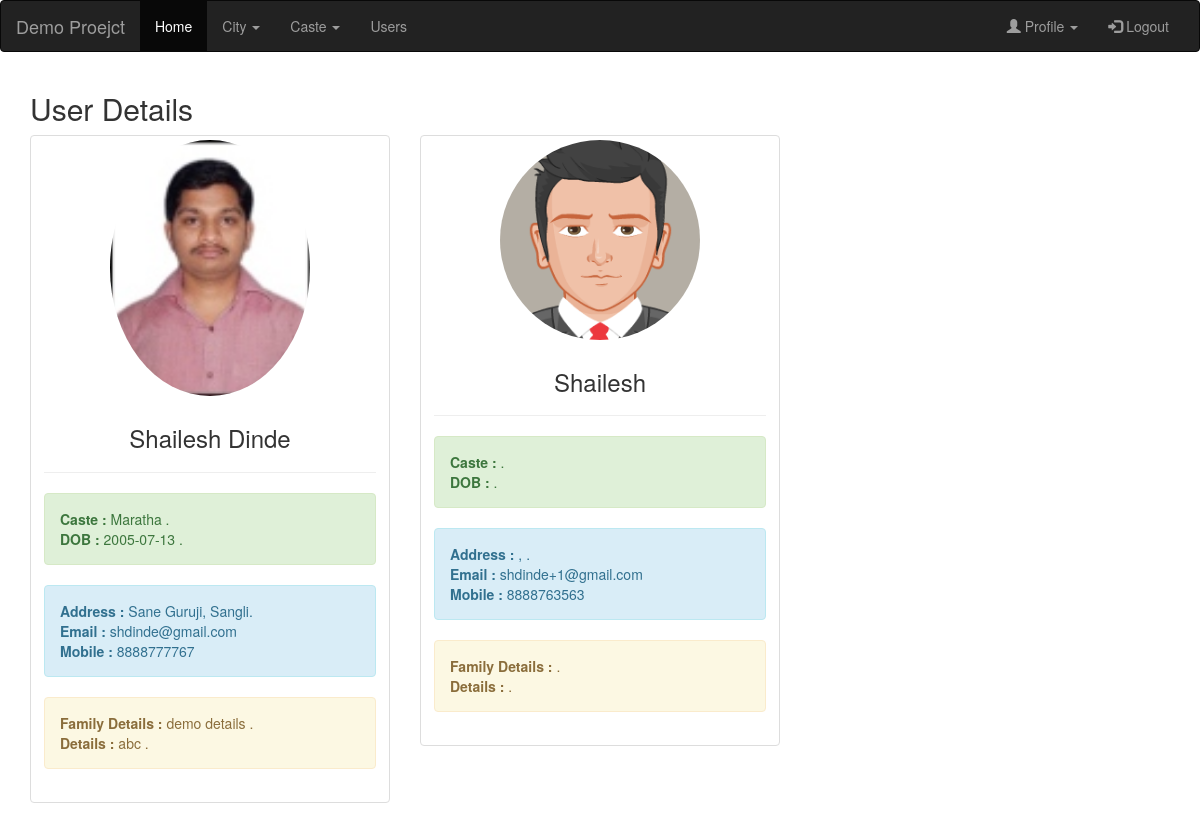
Page /admin/users.php (signed in) on the committed database.
### tables this page shows
CREATE TABLE `user` (
  `id` int(11) NOT NULL,
  `name` varchar(200) NOT NULL,
  `email` varchar(100) NOT NULL,
  `mobile` varchar(50) NOT NULL,
  `casteid` int(11) DEFAULT NULL,
  `cityid` int(11) DEFAULT NULL,
  `address` text DEFAULT NULL,
  `photo` varchar(200) DEFAULT NULL,
  `dob` date DEFAULT NULL,
  `status` int(11) NOT NULL,
  `familydetails` text DEFAULT NULL,
  `description` text DEFAULT NULL,
  `password` varchar(100) NOT NULL
);

CREATE TABLE `caste` (
  `id` int(11) NOT NULL,
  `name` varchar(100) NOT NULL,
  `status` int(11) NOT NULL
);

CREATE TABLE `city` (
  `id` int(11) NOT NULL,
  `name` varchar(200) NOT NULL,
  `status` int(11) NOT NULL
);

### db.php (called while the page is built, shortened)
<?php
$projectName = "Demo Proejct";
?>

### admin/users.php (the view, shortened to what this page needs)
<?php
include "../db.php";
$username = $_SESSION['admin'];
$query = "SELECT u.*, c.name as cityname, ca.name as castename
            FROM
            user as u left join city as c on u.cityid = c.id
            left join caste as ca on u.casteid = ca.id ";
?>
<!DOCTYPE html>
<html lang="en">
<head>
    <link rel="stylesheet" href="https://maxcdn.bootstrapcdn.com/bootstrap/3.4.1/css/bootstrap.min.css">
    <link rel="stylesheet" href="https://cdn.datatables.net/1.13.5/css/jquery.dataTables.min.css">
</head>
<body>
    <?php
    include "nav.php";
    ?>
    <div class="container">
        <h2>User Details</h2>
        <div class="row" id="userslist">
            <?php
            $data = mysqli_query($connection, $query);
            while ($row = mysqli_fetch_assoc($data)) {
            ?>
                <div class="col-md-4">
                    <div class="thumbnail">
                        <?php
                        if ($row['photo'] == null) {
                            echo '<img src="../userphotos/default.png" class="img-circle  " alt="' . $username . '" width="200" height="200" id="preview-selected-image">';
                        } else {
                            echo '<img src="../userphotos/' . $row['photo'] . '" class="img-circle " alt="' . $username . '" width="200" height="200" id="preview-selected-image">';
                        }
                        ?>
                        <div class="caption">
                            <h3 class="text-center"><?= $row['name'] ?></h3>
                            <hr>
                            <div class="alert alert-success">
                                <strong>Caste : </strong> <?= $row['castename'] ?> .<br>
                                <strong>DOB : </strong> <?= $row['dob'] ?> .
                            </div>
                            <div class="alert alert-info">
                                <strong>Address : </strong> <?= $row['address'] . ", " . $row['cityname'] ?>. <br>
                                <strong>Email : </strong> <?= $row['email'] ?> <br>
                                <strong>Mobile : </strong> <?= $row['mobile'] ?>
                            </div>
                            <div class="alert alert-warning">
                                <strong>Family Details : </strong> <?= $row['familydetails'] ?> .<br>
                                <strong>Details : </strong> <?= $row['description'] ?> .
                            </div>
                        </div>
                    </div>
                </div>
            <?php } ?>
        </div>
    </div>
</body>
</html>

### admin/nav.php (shortened to what this page needs)
<nav class="navbar navbar-inverse">
  <div class="container-fluid">
    <div class="navbar-header">
      <a class="navbar-brand" href="#"><?=$projectName?></a>
    </div>
    <div class="collapse navbar-collapse" id="myNavbar">
    <ul class="nav navbar-nav">
      <li class="active"><a href="index.php">Home</a></li>
      <li class="dropdown">
        <a class="dropdown-toggle" data-toggle="dropdown" href="#">City
        <span class="caret"></span></a>
      </li>
      <li class="dropdown">
        <a class="dropdown-toggle" data-toggle="dropdown" href="#">Caste
        <span class="caret"></span></a>
      </li>
      <li><a href="users.php">Users</a></li>
    </ul>
    <ul class="nav navbar-nav navbar-right">
      <li class="dropdown">
        <a class="dropdown-toggle" data-toggle="dropdown" href="#"><span class="glyphicon glyphicon-user"> </span> Profile
        <span class="caret"></span></a>
      </li>
      <li><a href="logout.php"><span class="glyphicon glyphicon-log-in"></span> Logout</a></li>
    </ul>
    </div>
  </div>
</nav>

### rows in the picture
user: photo (picture), name "Shailesh Dinde", casteid.name "Maratha", dob "2005-07-13", address "Sane Guruji", cityid.name "Sangli", email "shdinde@gmail.com", mobile "8888777767", familydetails "demo details", description "abc"
user: name "Shailesh", email "shdinde+1@gmail.com", mobile "8888763563"

### other values in the picture
$projectName "Demo Proejct"
